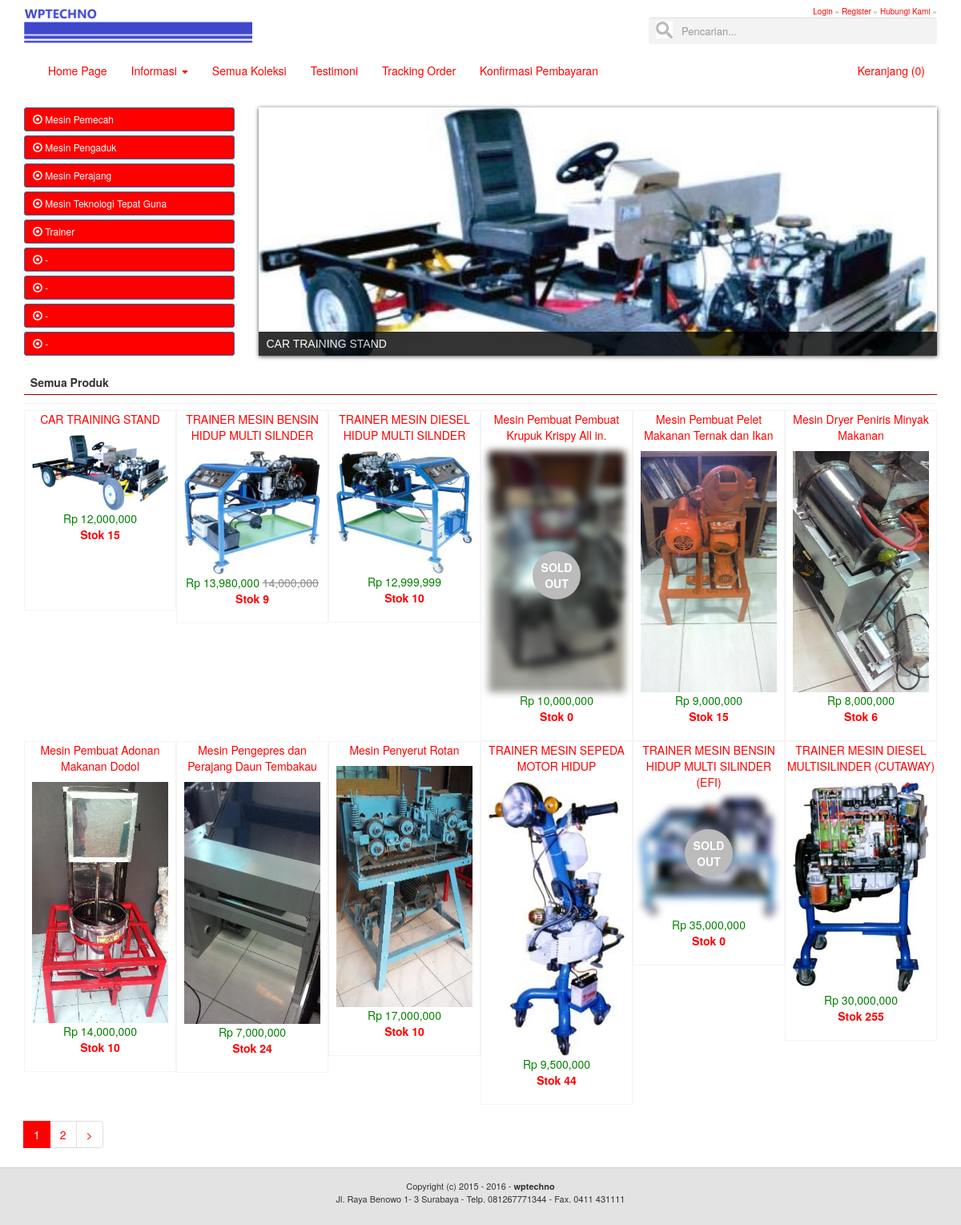
The page / on the database its author committed.
### tables this page shows
CREATE TABLE `logo`  (
  `id_logo` int NOT NULL AUTO_INCREMENT,
  `gambar` varchar(100) NOT NULL,
  PRIMARY KEY (`id_logo`) USING BTREE
);

CREATE TABLE `menu`  (
  `id_menu` int NOT NULL AUTO_INCREMENT,
  `id_parent` int NOT NULL DEFAULT 0,
  `nama_menu` varchar(30) NOT NULL,
  `link` varchar(100) NOT NULL,
  `aktif` enum('Ya','Tidak') NOT NULL DEFAULT 'Ya',
  `position` enum('Top','Bottom') NULL DEFAULT 'Bottom',
  `urutan` int NOT NULL,
  PRIMARY KEY (`id_menu`) USING BTREE
);

CREATE TABLE `rb_kategori_produk`  (
  `id_kategori_produk` int NOT NULL AUTO_INCREMENT,
  `nama_kategori` varchar(255) NOT NULL,
  `kategori_seo` varchar(255) NOT NULL,
  PRIMARY KEY (`id_kategori_produk`) USING BTREE
);

CREATE TABLE `rb_produk`  (
  `id_produk` int NOT NULL AUTO_INCREMENT,
  `id_kategori_produk` int NOT NULL,
  `nama_produk` varchar(255) NOT NULL,
  `produk_seo` varchar(255) NOT NULL,
  `satuan` varchar(50) NOT NULL,
  `harga_beli` int NOT NULL,
  `harga_reseller` int NOT NULL,
  `harga_konsumen` int NOT NULL,
  `berat` varchar(50) NOT NULL,
  `diskon` int NOT NULL,
  `gambar` varchar(255) NOT NULL,
  `keterangan` text NOT NULL,
  `username` varchar(50) NOT NULL,
  `waktu_input` datetime NOT NULL,
  PRIMARY KEY (`id_produk`) USING BTREE
);

CREATE TABLE `identitas`  (
  `id_identitas` int NOT NULL AUTO_INCREMENT,
  `nama_website` varchar(100) NOT NULL,
  `email` varchar(100) NOT NULL,
  `url` varchar(100) NOT NULL,
  `facebook` text NOT NULL,
  `rekening` varchar(100) NOT NULL,
  `no_telp` varchar(255) NOT NULL,
  `kota_id` int NOT NULL,
  `alamat` text NOT NULL,
  `meta_deskripsi` varchar(250) NOT NULL,
  `meta_keyword` varchar(250) NOT NULL,
  `favicon` varchar(50) NOT NULL,
  `maps` text NOT NULL,
  PRIMARY KEY (`id_identitas`) USING BTREE
);

### index.php (called while the page is built, shortened)
<?php
require_once BASEPATH.'core/CodeIgniter.php';

### application/libraries/Template.php (called while the page is built)
<?php if ( ! defined('BASEPATH')) exit('No direct script access allowed');
class Template {
		var $template_data = array();
		function set($name, $value)
		{
			$this->template_data[$name] = $value;
		}
		function load($template = '', $view = '' , $view_data = array(), $return = FALSE)
		{
			$this->CI =& get_instance();
			$this->set('contents', $this->CI->load->view($view, $view_data, TRUE));
			return $this->CI->load->view($template, $this->template_data, $return);
		}
}

### application/controllers/Produk.php (called while the page is built, shortened)
<?php
class Produk extends CI_Controller {
	function index(){
		$config['per_page'] = 12;
		if ($this->uri->segment('3')==''){
			$dari = 0;
		}else{
			$dari = $this->uri->segment('3');
		}
		if (is_numeric($dari)) {
			$data['iklantengah'] = $this->model_iklan->iklan_tengah();
			if ($this->input->post('cari')!=''){
				$data['title'] = title();
				$data['judul'] = "Hasil Pencarian keyword - ".filter($this->input->post('cari'));
				$data['record'] = $this->model_app->cari_produk(filter($this->input->post('cari')));
			}else{
				$data['title'] = title();
				$data['judul'] = 'Semua Produk';
				$data['record'] = $this->model_app->view_ordering_limit('rb_produk','id_produk','DESC',$dari,$config['per_page']);
			}
				$this->template->load('phpmu-one/template','phpmu-one/view_home',$data);
		}else{
			redirect('main');
		}
	}
}

### application/config/config.php (called while the page is built, shortened)
<?php
$config['base_url'] = (isset($_SERVER['HTTPS']) ? "https://" : "http://").$_SERVER['HTTP_HOST'].
						str_replace(basename($_SERVER['SCRIPT_NAME']),"",
						$_SERVER['SCRIPT_NAME']);
$config['index_page'] = '';
$config['uri_protocol']	= 'REQUEST_URI';
$config['url_suffix'] = '';
$config['language']	= 'english';
$config['charset'] = 'UTF-8';
$config['enable_hooks'] = FALSE;
$config['subclass_prefix'] = 'MY_';
$config['composer_autoload'] = FALSE;
$config['permitted_uri_chars'] = 'a-z 0-9~%.:_\-';
$config['allow_get_array'] = TRUE;
$config['enable_query_strings'] = FALSE;
$config['controller_trigger'] = 'c';
$config['function_trigger'] = 'm';
$config['directory_trigger'] = 'd';
$config['log_threshold'] = 0;
$config['log_path'] = '';
$config['log_file_extension'] = '';
$config['log_file_permissions'] = 0644;
$config['log_date_format'] = 'Y-m-d H:i:s';
$config['error_views_path'] = '';
$config['cache_path'] = '';
$config['cache_query_string'] = FALSE;
$config['encryption_key'] = '';
$config['sess_driver'] = 'files';
$config['sess_cookie_name'] = 'ci_session';
$config['sess_expiration'] = 7200;
$config['sess_save_path'] = NULL;
$config['sess_match_ip'] = FALSE;
$config['sess_time_to_update'] = 300;
$config['sess_regenerate_destroy'] = FALSE;
$config['cookie_prefix']	= '';
$config['cookie_domain']	= '';
$config['cookie_path']		= '/';
$config['cookie_secure']	= FALSE;
$config['cookie_httponly'] 	= FALSE;
$config['standardize_newlines'] = FALSE;
$config['global_xss_filtering'] = FALSE;
$config['csrf_protection'] = FALSE;
$config['csrf_token_name'] = 'csrf_test_name';
$config['csrf_cookie_name'] = 'csrf_cookie_name';
$config['csrf_expire'] = 7200;
$config['csrf_regenerate'] = TRUE;
$config['csrf_exclude_uris'] = array();
$config['compress_output'] = FALSE;
$config['time_reference'] = 'local';
$config['rewrite_short_tags'] = FALSE;
$config['proxy_ips'] = '';

### application/models/Model_app.php (called while the page is built, shortened)
<?php
class Model_app extends CI_model{
    public function view($table){
        return $this->db->get($table);
    }
    public function view_ordering_limit($table,$order,$ordering,$baris,$dari){
        $this->db->select('*');
        $this->db->order_by($order,$ordering);
        $this->db->limit($dari, $baris);
        return $this->db->get($table);
    }
}

### application/models/Model_menu.php (called while the page is built, shortened)
<?php
class Model_menu extends CI_model{
	function top_menu(){
		return $this->db->query("SELECT * FROM menu where position='Top' ORDER BY urutan ASC");
	}
    function bottom_menu(){
        return $this->db->query("SELECT * FROM menu where id_parent='0' AND position = 'Bottom' AND aktif='Ya' ORDER BY urutan ASC");
    }
    function dropdown_menu($id){
        return $this->db->query("SELECT * FROM menu WHERE id_parent='$id' AND aktif='Ya' ORDER BY urutan ASC");
    }
}

### application/helpers/cek_helper.php (called while the page is built, shortened)
<?php
    function rupiah($total){
        return number_format($total,0);
    }

### application/views/phpmu-one/view_home.php (the view, shortened to what this page needs)
<p class='sidebar-title'> &nbsp; <?php echo $judul; ?></p><hr>
<?php
  foreach ($record->result_array() as $row){
  if (trim($row['gambar'])==''){ $foto_produk = 'no-image.png'; }else{ $foto_produk = $row['gambar']; }
  $j = $this->model_app->jual_umum($row['id_produk'])->row_array();
  $b = $this->model_app->beli_umum($row['id_produk'])->row_array();
  $stok = $b['beli']-$j['jual'];
  echo "<div class='col-sm-2 produk'>
            <center>";
              if ($stok=='0'){ $blur = 'blur'; $status = '<div class="stok">SOLD OUT</div>'; }else{ $blur = 'normal'; $status = ''; }
              echo "<a href='".base_url()."produk/detail/$row[produk_seo]'><p style='line-height:20px'>$row[nama_produk]</p>
                      <img class='$blur' src='".base_url()."asset/foto_produk/$foto_produk'>
                      $status";
                      if ($row['diskon']=='0'){
                        echo "<span style='color:green;'>Rp ".rupiah($row['harga_konsumen'])."</span><br>";
                      }else{
                        echo "<span style='color:green;'>Rp ".rupiah($row['harga_konsumen']-$row['diskon'])."</span>
                             <span style='color:#8a8a8a;'><del>".rupiah($row['harga_konsumen'])."</del></span><br>";
                      }
                      echo "<b>Stok $stok</b><br>
              </a><br>
            </center>
        </div>";
  }
echo $this->pagination->create_links(); ?>

### application/config/pagination.php (shortened to what this page needs)
<?php if(!defined('BASEPATH')) exit('Direct Access Not Allowed');
$config['full_tag_open'] = "<ul class='pagination'>";
$config['full_tag_close'] ="</ul>";
$config['num_tag_open'] = '<li>';
$config['num_tag_close'] = '</li>';
$config['cur_tag_open'] = "<li class='disabled'><li class='active'><a href='#'>";
$config['cur_tag_close'] = "<span class='sr-only'></span></a></li>";
$config['next_tag_open'] = "<li>";
$config['next_tagl_close'] = "</li>";
$config['prev_tag_open'] = "<li>";
$config['prev_tagl_close'] = "</li>";
$config['first_tag_open'] = "<li>";
$config['first_tagl_close'] = "</li>";

### application/views/phpmu-one/template.php (shortened to what this page needs)
<?php
$iden = $this->db->query("SELECT * FROM identitas where id_identitas='1'")->row_array();
?>
<!DOCTYPE html>
<html lang="en">
<head>
  <link href="<?php echo base_url(); ?>asset/css/bootstrap.min.css" rel="stylesheet">
  <link href="<?php echo base_url(); ?>asset/css/style.css" rel="stylesheet">
  <link href="<?php echo base_url(); ?>asset/css/default.css" rel="stylesheet" media="screen" />
  <link href="<?php echo base_url(); ?>asset/css/nivo-slider.css" rel="stylesheet" media="screen" />
  <link rel="stylesheet" href="<?php echo base_url(); ?>/asset/admin/plugins/datatables/dataTables.bootstrap.css">
  <link rel="stylesheet" href="<?php echo base_url(); ?>asset/admin/plugins/datepicker/datepicker3.css">
  <link rel="stylesheet" href="<?php echo base_url(); ?>asset/admin/plugins/timepicker/bootstrap-timepicker.css">
</head>
<body>
<nav class="navbar navbar-light" style="background-color: white;">
  <?php include "main-menu.php"; ?>
</nav>
<div class="container container-content">
  <div class='row'>
    <?php
    if ($this->uri->segment(1) == '' OR $this->uri->segment(1) == 'main'){
      echo "<div class='col-md-3'>";
        $kategori = $this->model_app->view('rb_kategori_produk');
        foreach ($kategori->result_array() as $row) {
          echo "<a style='text-align:left' class='btn btn-sm btn-block btn-primary' href='".base_url()."produk/kategori/$row[kategori_seo]'><span class='glyphicon glyphicon-record'></span> $row[nama_kategori]</a>";
        }
      echo "</div>
      <div class='col-md-9'>";
        include "slide.php";
      echo "</div>";
    }
    if ($this->uri->segment(1) != '' AND $this->uri->segment(1) != 'produk' OR $this->uri->segment(2) == 'keranjang' OR $this->uri->segment(2) == 'checkouts'){
      echo "<div class='col-md-8'>";
    }else{
      echo "<div class='col-md-12'>";
    }
      echo $contents;
      echo "</div>";
    ?>
  </div>
</div>
<footer style='background:#e3e3e3; border-top:1px solid #cecece'>
  <div class="container">
      <div class="row">
          <div class="col-sm-12">
              <center>
                <small class='text-footer'>Copyright (c) 2015 - 2016 - <b><?php echo $iden['nama_website']; ?></b> <br>
                       <?php echo $iden['alamat']; ?> - <?php echo $iden['no_telp']; ?></small>
              </center>
          </div>
      </div>
  </div>
</footer>
</body>
</html>

### application/views/phpmu-one/main-menu.php (shortened to what this page needs)
<div class="head">
    <div class='container title-head'>
    <div class='col-md-8'>
      <?php
        $logo = $this->model_app->view_ordering_limit('logo','id_logo','DESC',0,1);
        foreach ($logo->result_array() as $row) {
        echo "<a href='".base_url()."'><img height=50px src='".base_url()."asset/images/$row[gambar]'/></a>";
        }
      ?>
    </div>
    <div class='col-md-4'>
      <span class='pull-right' style='width:100%;'>
        <small class='pull-right'>
        <?php
          if ($this->session->id_konsumen != ''){
            $ksm = $this->db->query("SELECT * FROM rb_konsumen where id_konsumen='".$this->session->id_konsumen."'")->row_array();
            echo "Selamat Datang! <a href='".base_url()."members/profile'>$ksm[nama_lengkap]</a> &raquo; <a href='".base_url()."members/logout'>Logout</a>";
          }else{
            $topm = $this->model_menu->top_menu();
            foreach ($topm->result_array() as $row){
                echo "<a href='".base_url()."$row[link]'>$row[nama_menu]</a> &raquo; ";
            }
          }
        ?>
        </small>
        <form action='<?php echo base_url(); ?>produk' method='POST' class="form-inline">
          <div class="form-group" style='width:100%;'>
            <input type="text" name='cari' style='width:100%;' class="form-control search" placeholder="Pencarian...">
          </div>
        </form>
      </span>
    </div>
    </div>
</div>
<div class="container">
  <div id="navbar" class="navbar-collapse collapse">
    <ul class="nav navbar-nav">
      <?php
          $botm = $this->model_menu->bottom_menu();
          foreach ($botm->result_array() as $row){
              $dropdown = $this->model_menu->dropdown_menu($row['id_menu'])->num_rows();
              if ($dropdown == 0){
                echo "<li><a href='".base_url()."$row[link]'>$row[nama_menu]</a></li>";
              }else{
                echo "<li class='dropdown'>
                      <a href='".base_url()."$row[link]' class='dropdown-toggle' data-toggle='dropdown' role='button' aria-haspopup='true' aria-expanded='false'>$row[nama_menu]
                      <span class='caret'></span></a>
                      <ul class='dropdown-menu'>";
                      echo "</ul>
                    </li>";
              }
          }
      ?>
    </ul>
    <ul class="nav navbar-nav navbar-right">
    <?php
        $isi_keranjang = $this->db->query("SELECT sum(jumlah) as jumlah FROM rb_penjualan_temp where session='".$this->session->idp."'")->row_array();
        echo "<li><a href='".base_url()."produk/keranjang'>Keranjang (".rupiah($isi_keranjang['jumlah']).")</a></li>";
    ?>
    </ul>
  </div>
</div>

### application/views/phpmu-one/slide.php (shortened to what this page needs)
<?php
      echo "<div class='jumbotron hidden-xs'>
          <div class='slider-wrapper theme-default'>
            <div id='slider' class='nivoSlider'>";
      echo "</div>
          </div>
      </div>";

### asset/css/style.css (style rules this page uses)
.head { background-color:#fff; color:#8a8a8a; width:100% }
.head small { text-transform: capitalize; font-size:10px; }
.navbar { background-color:#2e5f97; }
.title-head { padding:6px; padding-right: 0%; padding-left: 0%; }
.sidebar-title { border-bottom:1px solid #880000; font-weight:bold; margin-top:13px; padding-bottom:5px; }
.jumbotron { padding: 0px; margin-bottom: 0px; color: inherit; background-color: #eee; }
.container .jumbotron, .container-fluid .jumbotron { padding-right: 0px; padding-left: 0px; }
hr { padding:0px; margin:5px 0px 8px 0px; }
.text-footer { display:block; font-size:11px; padding:15px; }
* { margin: 0; padding: 0; }
.produk { border:1px solid #f4f4f4; min-height: 250px; padding:0; }
.search { box-sizing: border-box; border: 1px solid #f4f4f4; border-radius: 4px; font-size: 13px; background-color: #f3f3f3; background-image: url('searchicon.png'); background-position: 8px 5px; background-repeat: no-repeat; padding: 12px 20px 12px 40px; -webkit-transition: width 0.4s ease-in-out; transition: width 0.4s ease-in-out; }
.stok { position: absolute; top: 50%; left: 50%; transform: translate(-50%, -50%); font-weight:bold; color:#fff; background-color:#bbb; width: 60px; height: 60px; padding-top:10px; border-radius:120px; }
.normal { min-height:88px; width:90%; display:block; }

### asset/css/default.css (style rules this page uses)
.theme-default .nivoSlider { position:relative; background:#fff url(loading.gif) no-repeat 50% 50%; margin-bottom:10px; -webkit-box-shadow: 0px 1px 5px 0px #4a4a4a; -moz-box-shadow: 0px 1px 5px 0px #4a4a4a; box-shadow: 0px 1px 5px 0px #4a4a4a; }

### asset/css/nivo-slider.css (style rules this page uses)
.nivoSlider { position:relative; width:100%; height:310px; overflow: hidden; }

### rows shown on the page
logo: gambar (picture)
menu: nama_menu "Login"
menu: nama_menu "Register"
menu: nama_menu "Hubungi Kami"
menu: nama_menu "Home Page"
menu: nama_menu "Informasi"
menu: nama_menu "Semua Koleksi"
menu: nama_menu "Testimoni"
menu: nama_menu "Tracking Order"
menu: nama_menu "Konfirmasi Pembayaran"
rb_kategori_produk: nama_kategori "Mesin Pemecah"
rb_kategori_produk: nama_kategori "Mesin Pengaduk"
rb_kategori_produk: nama_kategori "Mesin Perajang"
rb_kategori_produk: nama_kategori "Mesin Teknologi Tepat Guna"
rb_kategori_produk: nama_kategori "Trainer"
rb_kategori_produk: nama_kategori "-"
rb_kategori_produk: nama_kategori "-"
rb_kategori_produk: nama_kategori "-"
rb_kategori_produk: nama_kategori "-"
rb_produk: nama_produk "CAR TRAINING STAND", gambar (picture), harga_konsumen "12,000,000", stok "15"
rb_produk: nama_produk "TRAINER MESIN BENSIN HIDUP MULTI SILNDER", gambar (picture), rupiah($row['harga_konsumen']-$row['diskon']) "13,980,000", harga_konsumen "14,000,000", stok "9"
rb_produk: nama_produk "TRAINER MESIN DIESEL HIDUP MULTI SILNDER", gambar (picture), harga_konsumen "12,999,999", stok "10"
rb_produk: nama_produk "Mesin Pembuat Pembuat Krupuk Krispy All in.", shows "SOLD OUT", harga_konsumen "10,000,000", stok "0"
rb_produk: nama_produk "Mesin Pembuat Pelet Makanan Ternak dan Ikan", gambar (picture), harga_konsumen "9,000,000", stok "15"
rb_produk: nama_produk "Mesin Dryer Peniris Minyak Makanan", gambar (picture), harga_konsumen "8,000,000", stok "6"
rb_produk: nama_produk "Mesin Pembuat Adonan Makanan Dodol", gambar (picture), harga_konsumen "14,000,000", stok "10"
rb_produk: nama_produk "Mesin Pengepres dan Perajang Daun Tembakau", gambar (picture), harga_konsumen "7,000,000", stok "24"
rb_produk: nama_produk "Mesin Penyerut Rotan", gambar (picture), harga_konsumen "17,000,000", stok "10"
rb_produk: nama_produk "TRAINER MESIN SEPEDA MOTOR HIDUP", gambar (picture), harga_konsumen "9,500,000", stok "44"
rb_produk: nama_produk "TRAINER MESIN BENSIN HIDUP MULTI SILINDER (EFI)", shows "SOLD OUT", harga_konsumen "35,000,000", stok "0"
rb_produk: nama_produk "TRAINER MESIN DIESEL MULTISILINDER (CUTAWAY)", gambar (picture), harga_konsumen "30,000,000", stok "255"
identitas: nama_website "wptechno", alamat "Jl. Raya Benowo 1- 3 Surabaya", no_telp "Telp. 081267771344 - Fax. 0411 431111"

### other values the page prints
rupiah($isi_keranjang['jumlah']) "0"
$judul "Semua Produk"
$this->pagination->create_links() "1 2 >"
